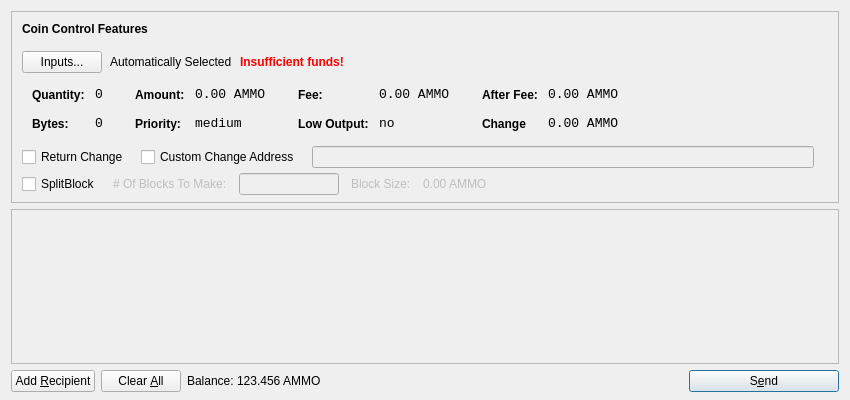
<?xml version="1.0" encoding="UTF-8"?>
<ui version="4.0">
 <class>SendCoinsDialog</class>
 <widget class="QDialog" name="SendCoinsDialog">
  <property name="geometry">
   <rect>
    <x>0</x>
    <y>0</y>
    <width>850</width>
    <height>400</height>
   </rect>
  </property>
  <property name="windowTitle">
   <string>Send Coins</string>
  </property>
  <layout class="QVBoxLayout" name="verticalLayout" stretch="0,1,0">
   <property name="bottomMargin">
    <number>8</number>
   </property>
   <item>
    <widget class="QFrame" name="frameCoinControl">
     <property name="sizePolicy">
      <sizepolicy hsizetype="Expanding" vsizetype="Expanding">
       <horstretch>0</horstretch>
       <verstretch>0</verstretch>
      </sizepolicy>
     </property>
     <property name="maximumSize">
      <size>
       <width>16777215</width>
       <height>16777215</height>
      </size>
     </property>
     <property name="frameShape">
      <enum>QFrame::StyledPanel</enum>
     </property>
     <property name="frameShadow">
      <enum>QFrame::Sunken</enum>
     </property>
     <layout class="QVBoxLayout" name="verticalLayoutCoinControl2">
      <property name="spacing">
       <number>-1</number>
      </property>
      <property name="leftMargin">
       <number>0</number>
      </property>
      <property name="topMargin">
       <number>0</number>
      </property>
      <property name="rightMargin">
       <number>0</number>
      </property>
      <property name="bottomMargin">
       <number>6</number>
      </property>
      <item>
       <layout class="QVBoxLayout" name="verticalLayoutCoinControl" stretch="0,0,0,0,1">
        <property name="spacing">
         <number>0</number>
        </property>
        <property name="leftMargin">
         <number>10</number>
        </property>
        <property name="topMargin">
         <number>10</number>
        </property>
        <item>
         <layout class="QHBoxLayout" name="horizontalLayoutCoinControl1">
          <property name="bottomMargin">
           <number>15</number>
          </property>
          <item>
           <widget class="QLabel" name="labelCoinControlFeatures">
            <property name="sizePolicy">
             <sizepolicy hsizetype="Preferred" vsizetype="Maximum">
              <horstretch>0</horstretch>
              <verstretch>0</verstretch>
             </sizepolicy>
            </property>
            <property name="font">
             <font>
              <weight>75</weight>
              <bold>true</bold>
             </font>
            </property>
            <property name="styleSheet">
             <string notr="true">font-weight:bold;</string>
            </property>
            <property name="text">
             <string>Coin Control Features</string>
            </property>
           </widget>
          </item>
         </layout>
        </item>
        <item>
         <layout class="QHBoxLayout" name="horizontalLayoutCoinControl2" stretch="0,0,0,0">
          <property name="spacing">
           <number>8</number>
          </property>
          <property name="bottomMargin">
           <number>10</number>
          </property>
          <item>
           <widget class="QPushButton" name="pushButtonCoinControl">
            <property name="styleSheet">
             <string notr="true"/>
            </property>
            <property name="text">
             <string>Inputs...</string>
            </property>
           </widget>
          </item>
          <item>
           <widget class="QLabel" name="labelCoinControlAutomaticallySelected">
            <property name="text">
             <string>Automatically Selected</string>
            </property>
            <property name="margin">
             <number>5</number>
            </property>
           </widget>
          </item>
          <item>
           <widget class="QLabel" name="labelCoinControlInsuffFunds">
            <property name="font">
             <font>
              <weight>75</weight>
              <bold>true</bold>
             </font>
            </property>
            <property name="styleSheet">
             <string notr="true">color:red;font-weight:bold;</string>
            </property>
            <property name="text">
             <string>Insufficient funds!</string>
            </property>
            <property name="margin">
             <number>5</number>
            </property>
           </widget>
          </item>
          <item>
           <spacer name="horizontalSpacerCoinControl">
            <property name="orientation">
             <enum>Qt::Horizontal</enum>
            </property>
            <property name="sizeHint" stdset="0">
             <size>
              <width>40</width>
              <height>1</height>
             </size>
            </property>
           </spacer>
          </item>
         </layout>
        </item>
        <item>
         <widget class="QWidget" name="widgetCoinControl" native="true">
          <property name="sizePolicy">
           <sizepolicy hsizetype="Preferred" vsizetype="Preferred">
            <horstretch>0</horstretch>
            <verstretch>0</verstretch>
           </sizepolicy>
          </property>
          <property name="minimumSize">
           <size>
            <width>0</width>
            <height>0</height>
           </size>
          </property>
          <property name="styleSheet">
           <string notr="true"/>
          </property>
          <layout class="QHBoxLayout" name="horizontalLayoutCoinControl5">
           <property name="margin">
            <number>0</number>
           </property>
           <item>
            <layout class="QHBoxLayout" name="horizontalLayoutCoinControl3" stretch="0,0,0,1">
             <property name="spacing">
              <number>20</number>
             </property>
             <property name="topMargin">
              <number>0</number>
             </property>
             <property name="bottomMargin">
              <number>10</number>
             </property>
             <item>
              <layout class="QFormLayout" name="formLayoutCoinControl1">
               <property name="horizontalSpacing">
                <number>10</number>
               </property>
               <property name="verticalSpacing">
                <number>14</number>
               </property>
               <property name="leftMargin">
                <number>10</number>
               </property>
               <property name="topMargin">
                <number>4</number>
               </property>
               <property name="rightMargin">
                <number>6</number>
               </property>
               <item row="0" column="0">
                <widget class="QLabel" name="labelCoinControlQuantityText">
                 <property name="styleSheet">
                  <string notr="true">font-weight:bold;</string>
                 </property>
                 <property name="text">
                  <string>Quantity:</string>
                 </property>
                 <property name="margin">
                  <number>0</number>
                 </property>
                </widget>
               </item>
               <item row="0" column="1">
                <widget class="QLabel" name="labelCoinControlQuantity">
                 <property name="font">
                  <font>
                   <family>Monospace</family>
                   <pointsize>10</pointsize>
                  </font>
                 </property>
                 <property name="cursor">
                  <cursorShape>IBeamCursor</cursorShape>
                 </property>
                 <property name="contextMenuPolicy">
                  <enum>Qt::ActionsContextMenu</enum>
                 </property>
                 <property name="text">
                  <string>0</string>
                 </property>
                 <property name="margin">
                  <number>0</number>
                 </property>
                 <property name="textInteractionFlags">
                  <set>Qt::LinksAccessibleByMouse|Qt::TextSelectableByKeyboard|Qt::TextSelectableByMouse</set>
                 </property>
                </widget>
               </item>
               <item row="1" column="0">
                <widget class="QLabel" name="labelCoinControlBytesText">
                 <property name="styleSheet">
                  <string notr="true">font-weight:bold;</string>
                 </property>
                 <property name="text">
                  <string>Bytes:</string>
                 </property>
                </widget>
               </item>
               <item row="1" column="1">
                <widget class="QLabel" name="labelCoinControlBytes">
                 <property name="font">
                  <font>
                   <family>Monospace</family>
                   <pointsize>10</pointsize>
                  </font>
                 </property>
                 <property name="cursor">
                  <cursorShape>IBeamCursor</cursorShape>
                 </property>
                 <property name="contextMenuPolicy">
                  <enum>Qt::ActionsContextMenu</enum>
                 </property>
                 <property name="text">
                  <string>0</string>
                 </property>
                 <property name="textInteractionFlags">
                  <set>Qt::LinksAccessibleByMouse|Qt::TextSelectableByKeyboard|Qt::TextSelectableByMouse</set>
                 </property>
                </widget>
               </item>
              </layout>
             </item>
             <item>
              <layout class="QFormLayout" name="formLayoutCoinControl2">
               <property name="horizontalSpacing">
                <number>10</number>
               </property>
               <property name="verticalSpacing">
                <number>14</number>
               </property>
               <property name="leftMargin">
                <number>6</number>
               </property>
               <property name="topMargin">
                <number>4</number>
               </property>
               <property name="rightMargin">
                <number>6</number>
               </property>
               <item row="0" column="0">
                <widget class="QLabel" name="labelCoinControlAmountText">
                 <property name="styleSheet">
                  <string notr="true">font-weight:bold;</string>
                 </property>
                 <property name="text">
                  <string>Amount:</string>
                 </property>
                 <property name="margin">
                  <number>0</number>
                 </property>
                </widget>
               </item>
               <item row="0" column="1">
                <widget class="QLabel" name="labelCoinControlAmount">
                 <property name="font">
                  <font>
                   <family>Monospace</family>
                   <pointsize>10</pointsize>
                  </font>
                 </property>
                 <property name="cursor">
                  <cursorShape>IBeamCursor</cursorShape>
                 </property>
                 <property name="contextMenuPolicy">
                  <enum>Qt::ActionsContextMenu</enum>
                 </property>
                 <property name="text">
                  <string>0.00 AMMO</string>
                 </property>
                 <property name="textInteractionFlags">
                  <set>Qt::LinksAccessibleByMouse|Qt::TextSelectableByKeyboard|Qt::TextSelectableByMouse</set>
                 </property>
                </widget>
               </item>
               <item row="1" column="0">
                <widget class="QLabel" name="labelCoinControlPriorityText">
                 <property name="styleSheet">
                  <string notr="true">font-weight:bold;</string>
                 </property>
                 <property name="text">
                  <string>Priority:</string>
                 </property>
                </widget>
               </item>
               <item row="1" column="1">
                <widget class="QLabel" name="labelCoinControlPriority">
                 <property name="font">
                  <font>
                   <family>Monospace</family>
                   <pointsize>10</pointsize>
                  </font>
                 </property>
                 <property name="cursor">
                  <cursorShape>IBeamCursor</cursorShape>
                 </property>
                 <property name="contextMenuPolicy">
                  <enum>Qt::ActionsContextMenu</enum>
                 </property>
                 <property name="text">
                  <string>medium</string>
                 </property>
                 <property name="textInteractionFlags">
                  <set>Qt::LinksAccessibleByMouse|Qt::TextSelectableByKeyboard|Qt::TextSelectableByMouse</set>
                 </property>
                </widget>
               </item>
              </layout>
             </item>
             <item>
              <layout class="QFormLayout" name="formLayoutCoinControl3">
               <property name="horizontalSpacing">
                <number>10</number>
               </property>
               <property name="verticalSpacing">
                <number>14</number>
               </property>
               <property name="leftMargin">
                <number>6</number>
               </property>
               <property name="topMargin">
                <number>4</number>
               </property>
               <property name="rightMargin">
                <number>6</number>
               </property>
               <item row="0" column="0">
                <widget class="QLabel" name="labelCoinControlFeeText">
                 <property name="styleSheet">
                  <string notr="true">font-weight:bold;</string>
                 </property>
                 <property name="text">
                  <string>Fee:</string>
                 </property>
                 <property name="margin">
                  <number>0</number>
                 </property>
                </widget>
               </item>
               <item row="0" column="1">
                <widget class="QLabel" name="labelCoinControlFee">
                 <property name="font">
                  <font>
                   <family>Monospace</family>
                   <pointsize>10</pointsize>
                  </font>
                 </property>
                 <property name="cursor">
                  <cursorShape>IBeamCursor</cursorShape>
                 </property>
                 <property name="contextMenuPolicy">
                  <enum>Qt::ActionsContextMenu</enum>
                 </property>
                 <property name="text">
                  <string>0.00 AMMO</string>
                 </property>
                 <property name="textInteractionFlags">
                  <set>Qt::LinksAccessibleByMouse|Qt::TextSelectableByKeyboard|Qt::TextSelectableByMouse</set>
                 </property>
                </widget>
               </item>
               <item row="1" column="0">
                <widget class="QLabel" name="labelCoinControlLowOutputText">
                 <property name="styleSheet">
                  <string notr="true">font-weight:bold;</string>
                 </property>
                 <property name="text">
                  <string>Low Output:</string>
                 </property>
                </widget>
               </item>
               <item row="1" column="1">
                <widget class="QLabel" name="labelCoinControlLowOutput">
                 <property name="font">
                  <font>
                   <family>Monospace</family>
                   <pointsize>10</pointsize>
                  </font>
                 </property>
                 <property name="cursor">
                  <cursorShape>IBeamCursor</cursorShape>
                 </property>
                 <property name="contextMenuPolicy">
                  <enum>Qt::ActionsContextMenu</enum>
                 </property>
                 <property name="text">
                  <string>no</string>
                 </property>
                 <property name="textInteractionFlags">
                  <set>Qt::LinksAccessibleByMouse|Qt::TextSelectableByKeyboard|Qt::TextSelectableByMouse</set>
                 </property>
                </widget>
               </item>
              </layout>
             </item>
             <item>
              <layout class="QFormLayout" name="formLayoutCoinControl4">
               <property name="fieldGrowthPolicy"> 
                <enum>QFormLayout::AllNonFixedFieldsGrow</enum> 
               </property>
               <property name="horizontalSpacing">
                <number>10</number>
               </property>
               <property name="verticalSpacing">
                <number>14</number>
               </property>
               <property name="leftMargin">
                <number>6</number>
               </property>
               <property name="topMargin">
                <number>4</number>
               </property>
               <property name="rightMargin">
                <number>6</number>
               </property>
               <item row="0" column="0">
                <widget class="QLabel" name="labelCoinControlAfterFeeText">
                 <property name="styleSheet">
                  <string notr="true">font-weight:bold;</string>
                 </property>
                 <property name="text">
                  <string>After Fee:</string>
                 </property>
                 <property name="margin">
                  <number>0</number>
                 </property>
                </widget>
               </item>
               <item row="0" column="1">
                <widget class="QLabel" name="labelCoinControlAfterFee">
                 <property name="font">
                  <font>
                   <family>Monospace</family>
                   <pointsize>10</pointsize>
                  </font>
                 </property>
                 <property name="cursor">
                  <cursorShape>IBeamCursor</cursorShape>
                 </property>
                 <property name="contextMenuPolicy">
                  <enum>Qt::ActionsContextMenu</enum>
                 </property>
                 <property name="text">
                  <string>0.00 AMMO</string>
                 </property>
                 <property name="textInteractionFlags">
                  <set>Qt::LinksAccessibleByMouse|Qt::TextSelectableByKeyboard|Qt::TextSelectableByMouse</set>
                 </property>
                </widget>
               </item>
               <item row="1" column="0">
                <widget class="QLabel" name="labelCoinControlChangeText">
                 <property name="styleSheet">
                  <string notr="true">font-weight:bold;</string>
                 </property>
                 <property name="text">
                  <string>Change</string>
                 </property>
                </widget>
               </item>
               <item row="1" column="1">
                <widget class="QLabel" name="labelCoinControlChange">
                 <property name="font">
                  <font>
                   <family>Monospace</family>
                   <pointsize>10</pointsize>
                  </font>
                 </property>
                 <property name="cursor">
                  <cursorShape>IBeamCursor</cursorShape>
                 </property>
                 <property name="contextMenuPolicy">
                  <enum>Qt::ActionsContextMenu</enum>
                 </property>
                 <property name="text">
                  <string>0.00 AMMO</string>
                 </property>
                 <property name="textInteractionFlags">
                  <set>Qt::LinksAccessibleByMouse|Qt::TextSelectableByKeyboard|Qt::TextSelectableByMouse</set>
                 </property>
                </widget>
               </item>
              </layout>
             </item>
            </layout>
           </item>
          </layout>
         </widget>
        </item>
        <item>
         <layout class="QHBoxLayout" name="horizontalLayoutCoinControl4" stretch="0,0,0,0">
          <property name="spacing">
           <number>12</number>
          </property>
          <property name="sizeConstraint">
           <enum>QLayout::SetDefaultConstraint</enum>
          </property>
          <property name="topMargin">
           <number>5</number>
          </property>
          <property name="rightMargin">
           <number>5</number>
          </property>
		  <item> 
		   <widget class="QCheckBox" name="returnChangeCheckBox">
 		    <property name="text">
 		     <string>Return Change</string>
 		    </property>
 		   </widget>
 		  </item>		  
          <item>
           <widget class="QCheckBox" name="checkBoxCoinControlChange">
            <property name="text">
             <string>Custom Change Address</string>
            </property>
           </widget>
          </item>
          <item>
           <widget class="QLineEdit" name="lineEditCoinControlChange">
            <property name="enabled">
             <bool>false</bool>
            </property>
            <property name="sizePolicy">
             <sizepolicy hsizetype="Expanding" vsizetype="Fixed">
              <horstretch>0</horstretch>
              <verstretch>0</verstretch>
             </sizepolicy>
            </property>
           </widget>
          </item>
          <item>
           <widget class="QLabel" name="labelCoinControlChangeLabel">
            <property name="sizePolicy">
             <sizepolicy hsizetype="Preferred" vsizetype="Expanding">
              <horstretch>0</horstretch>
              <verstretch>0</verstretch>
             </sizepolicy>
            </property>
            <property name="minimumSize">
             <size>
              <width>0</width>
              <height>0</height>
             </size>
            </property>
            <property name="text">
             <string/>
            </property>
            <property name="margin">
             <number>3</number>
            </property>
           </widget>
          </item>
         </layout>
        </item>
        <item>
         <layout class="QHBoxLayout" name="horizontalLayoutCoinControl4a" stretch="0,0,0,0">
          <property name="alignment" >
         <set>Qt::AlignLeft</set>
          </property>
          <property name="spacing">
           <number>12</number>
          </property>
          <property name="sizeConstraint">
           <enum>QLayout::SetDefaultConstraint</enum>
          </property>
          <property name="topMargin">
           <number>5</number>
          </property>
          <property name="rightMargin">
           <number>5</number>
          </property>
           <item> 
           <widget class="QCheckBox" name="splitBlockCheckBox"> 
            <property name="text"> 
             <string>SplitBlock</string> 
            </property> 
           </widget> 
          </item> 
          <item> 
           <widget class="QLabel" name="labelBlocksToMakeText"> 
            <property name="enabled"> 
             <bool>false</bool> 
            </property> 
            <property name="text"> 
             <string># Of Blocks To Make:</string> 
            </property> 
           </widget> 
          </item>
          <item> 
           <widget class="QLineEdit" name="splitBlockLineEdit"> 
            <property name="enabled"> 
             <bool>false</bool> 
            </property> 
            <property name="sizePolicy"> 
             <sizepolicy hsizetype="Fixed" vsizetype="Fixed"> 
              <horstretch>0</horstretch> 
              <verstretch>0</verstretch> 
             </sizepolicy> 
            </property> 
            <property name="maximumSize"> 
             <size> 
              <width>100</width> 
              <height>16777215</height> 
             </size> 
            </property> 
           </widget> 
          </item> 
          <item> 
           <widget class="QLabel" name="labelBlockSizeText"> 
            <property name="enabled"> 
             <bool>false</bool> 
            </property> 
            <property name="text"> 
             <string>Block Size:</string> 
            </property> 
           </widget> 
          </item> 
          <item> 
           <widget class="QLabel" name="labelBlockSize"> 
            <property name="enabled"> 
             <bool>false</bool> 
            </property> 
            <property name="text"> 
             <string>0.00 AMMO</string> 
            </property>
           </widget> 
           </item>
         </layout>
        </item>
        <item>
         <spacer name="verticalSpacerCoinControl">
          <property name="orientation">
           <enum>Qt::Vertical</enum>
          </property>
          <property name="sizeHint" stdset="0">
           <size>
            <width>800</width>
            <height>1</height>
           </size>
          </property>
         </spacer>
        </item>
       </layout>
      </item>
     </layout>
    </widget>
   </item>
   <item>
    <widget class="QScrollArea" name="scrollArea">
     <property name="widgetResizable">
      <bool>true</bool>
     </property>
     <widget class="QWidget" name="scrollAreaWidgetContents">
      <property name="geometry">
       <rect>
        <x>0</x>
        <y>0</y>
        <width>830</width>
        <height>172</height>
       </rect>
      </property>
      <layout class="QVBoxLayout" name="verticalLayout_2">
       <property name="margin">
        <number>0</number>
       </property>
       <item>
        <layout class="QVBoxLayout" name="entries">
         <property name="spacing">
          <number>6</number>
         </property>
        </layout>
       </item>
       <item>
        <spacer name="verticalSpacer">
         <property name="orientation">
          <enum>Qt::Vertical</enum>
         </property>
         <property name="sizeHint" stdset="0">
          <size>
           <width>20</width>
           <height>40</height>
          </size>
         </property>
        </spacer>
       </item>
      </layout>
     </widget>
    </widget>
   </item>
   <item>
    <layout class="QHBoxLayout" name="horizontalLayout">
     <item>
      <widget class="QPushButton" name="addButton">
       <property name="toolTip">
        <string>Send to multiple recipients at once</string>
       </property>
       <property name="text">
        <string>Add &amp;Recipient</string>
       </property>
       <property name="icon">
        <iconset resource="../bitcoin.qrc">
         <normaloff>:/icons/add</normaloff>:/icons/add</iconset>
       </property>
       <property name="autoDefault">
        <bool>false</bool>
       </property>
      </widget>
     </item>
     <item>
      <widget class="QPushButton" name="clearButton">
       <property name="sizePolicy">
        <sizepolicy hsizetype="Minimum" vsizetype="Fixed">
         <horstretch>0</horstretch>
         <verstretch>0</verstretch>
        </sizepolicy>
       </property>
       <property name="toolTip">
        <string>Remove all transaction fields</string>
       </property>
       <property name="text">
        <string>Clear &amp;All</string>
       </property>
       <property name="icon">
        <iconset resource="../bitcoin.qrc">
         <normaloff>:/icons/remove</normaloff>:/icons/remove</iconset>
       </property>
       <property name="autoRepeatDelay">
        <number>300</number>
       </property>
       <property name="autoDefault">
        <bool>false</bool>
       </property>
      </widget>
     </item>
     <item>
      <layout class="QHBoxLayout" name="horizontalLayout_2">
       <property name="spacing">
        <number>3</number>
       </property>
       <item>
        <widget class="QLabel" name="label">
         <property name="sizePolicy">
          <sizepolicy hsizetype="Preferred" vsizetype="Fixed">
           <horstretch>0</horstretch>
           <verstretch>0</verstretch>
          </sizepolicy>
         </property>
         <property name="text">
          <string>Balance:</string>
         </property>
        </widget>
       </item>
       <item>
        <widget class="QLabel" name="labelBalance">
         <property name="sizePolicy">
          <sizepolicy hsizetype="Preferred" vsizetype="Fixed">
           <horstretch>0</horstretch>
           <verstretch>0</verstretch>
          </sizepolicy>
         </property>
         <property name="cursor">
          <cursorShape>IBeamCursor</cursorShape>
         </property>
         <property name="text">
          <string>123.456 AMMO</string>
         </property>
         <property name="textInteractionFlags">
          <set>Qt::LinksAccessibleByMouse|Qt::TextSelectableByKeyboard|Qt::TextSelectableByMouse</set>
         </property>
        </widget>
       </item>
      </layout>
     </item>
     <item>
      <spacer name="horizontalSpacer">
       <property name="orientation">
        <enum>Qt::Horizontal</enum>
       </property>
       <property name="sizeHint" stdset="0">
        <size>
         <width>40</width>
         <height>20</height>
        </size>
       </property>
      </spacer>
     </item>
     <item>
      <widget class="QPushButton" name="sendButton">
       <property name="minimumSize">
        <size>
         <width>150</width>
         <height>0</height>
        </size>
       </property>
       <property name="toolTip">
        <string>Confirm the send action</string>
       </property>
       <property name="text">
        <string>S&amp;end</string>
       </property>
       <property name="icon">
        <iconset resource="../bitcoin.qrc">
         <normaloff>:/icons/send</normaloff>:/icons/send</iconset>
       </property>
       <property name="default">
        <bool>true</bool>
       </property>
      </widget>
     </item>
    </layout>
   </item>
  </layout>
 </widget>
 <resources>
  <include location="../bitcoin.qrc"/>
 </resources>
 <connections/>
</ui>
